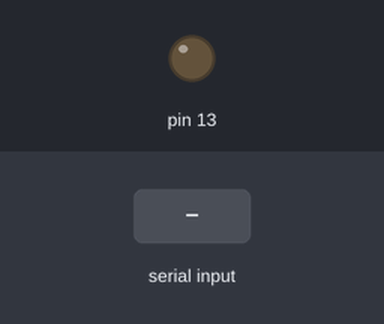
Bench run of a sketch on a simulated Arduino Uno, built with avr-gcc and run on an emulated ATmega328P. On the bench: output pins drawn as LEDs (lit = HIGH). The inputs (shaded band) are chosen by the test bench.

Above: at 1.2 s.
1.3 s: "on" received over Serial
At 2.8 s:
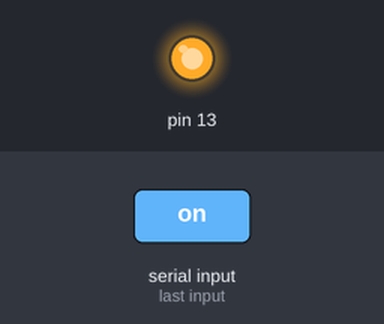
3.8 s: "off" received over Serial
At 5.9 s:
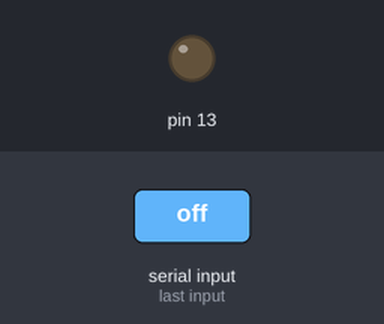
Timing chart, 0 to 7.4 s (numbered marks = the images above; inputs shaded):
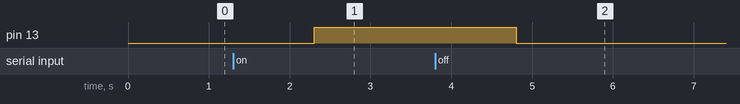

Measured:
- after the input at 1.3 s, pin 13: LOW → HIGH after 1.0 s
- after the input at 3.8 s, pin 13: HIGH → LOW after 1.0 s

The sketch:

control_board.ino
```cpp
String command;

// track motors


void setup(){

    // Begining serial communication
    Serial.begin(9600);


    // Setting the cutter pins
    pinMode(13, OUTPUT);


}

void loop(){

    // Getting the command
    while(Serial.available() == 0);
    command = Serial.readString();

    // Executing command

    // Starting to cut the waste
    if(command == "on"){
        digitalWrite(13, HIGH);
    }

    // Stopping the roller
    else if(command == "off"){
        digitalWrite(13, LOW);
    }


    // Final error capturing
    else{
        Serial.println("invalid");
    }

}
```
